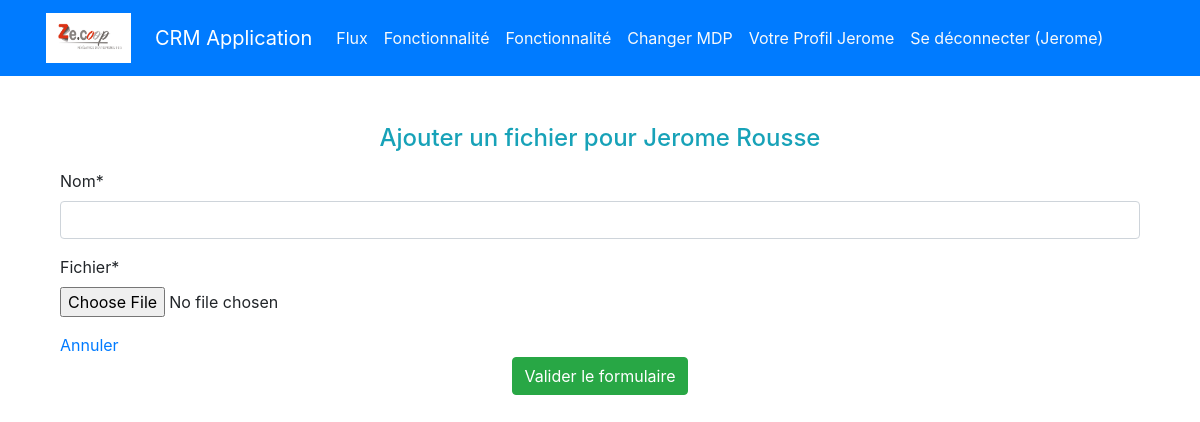
The app's page /home/1/telecharger_fichier/ (signed in) with its own data.
### authentification/models.py (models this page shows)
class User(AbstractUser):
    pass

### appflux/models.py (models this page shows, shortened)
class Entrepreneur(models.Model):
    nom = models.CharField (max_length=30,)
    prenom = models.CharField(max_length=30, verbose_name="prénom")
    matricule = models.CharField(max_length=30, blank=True)
    photo = models.ImageField(default='avatar.jpg', upload_to='entrepreneur_avatars', blank=True,)
    telephone = models.CharField(max_length=15 ,blank=True, verbose_name="téléphone")
    structure = models.CharField(max_length=40, choices=STRUCTURE,)
    email = models.CharField(max_length=150,)
    nationalite = models.CharField(max_length=150, verbose_name="nationalité")
    naissance = models.CharField(max_length=100, verbose_name="pays de naissance",)
    numero = models.CharField( max_length=15 ,verbose_name="numéro de téléphone professionel", blank=True)
    adresse_postal = models.CharField(max_length=200, verbose_name="Code")
    adresse = models.CharField(max_length=200, blank=True, null=True)
    securite_social = models.CharField(max_length=240, blank=True, verbose_name=" Numéro de sécurité social")
    date_naissance = models.DateField(verbose_name="date de naissance")
    ville = models.CharField(max_length=120, verbose_name="lieu de résidence", blank=True )
    fonction = models.CharField(max_length=240, blank=True,)
    date_entree = models.DateField(blank=True, null= True, verbose_name="date d'entrée dans la CAE")
    debut = models.DateField(blank=True, null=True, verbose_name="date du début du contrat")
    motif = models.CharField(max_length=240, blank=True, verbose_name=' Contrat de travail', choices=TRAVAIL)
    activite = models.CharField(max_length=40, blank=True, verbose_name="type de activité", choices=ACTIVITE)
    manager = models.ForeignKey(User, on_delete=models.CASCADE, null=True, blank=True)

### appflux/views.py (the view)
# urls.py: path('home/<int:entrepreneur_id>/telecharger_fichier/', appflux.views.telecharger_fichier, name='telecharger_fichier'),
def telecharger_fichier(request, entrepreneur_id):
    entrepreneur = get_object_or_404(Entrepreneur, pk=entrepreneur_id)
    if request.method == 'POST':
        form = FichierForm(request.POST, request.FILES)
        if form.is_valid():
            fichier = form.save(commit=False)
            fichier.entrepreneur = entrepreneur
            fichier.save()
            return redirect('entrepreneur_detail', entrepreneur_id=entrepreneur.id)
    else:
        form = FichierForm()
    return render(request, 'appflux/telecharger_fichier.html', {'entrepreneur': entrepreneur, 'form': form})

### appflux/forms.py
class FichierForm(forms.ModelForm):
    class Meta:
        model = Fichier
        fields = ['nom', 'fichier']

### appflux/templates/appflux/telecharger_fichier.html (shortened to what this page needs)
{% extends 'base.html' %}
{% block content %}
{% load crispy_forms_tags %}
<h4  class="text-info text-center"> Ajouter un fichier pour {{entrepreneur.prenom}}  {{entrepreneur.nom}} </h4>
<div class="container mt-3">
  <form method="POST" enctype="multipart/form-data" action="" style="height: min-content; ">
      <div class = "col-sm-12">
          {{ form|crispy }}
          <a href = "{% url 'entrepreneur_detail' entrepreneur.id %}" > Annuler</a>
      </div>
      <div class="text-center">
      <input class="btn btn-success text-center" type="submit" value="Valider le formulaire">
      </div>
  </form>
</div>
{% endblock %}

### templates/base.html (shortened to what this page needs)
<!doctype html>
{% load static %}
<html lang="en">
<head>
    <link rel="stylesheet" href="https://cdn.jsdelivr.net/npm/bootstrap@4.3.1/dist/css/bootstrap.min.css"
>
</head>
<body>
<div class="bg-primary">
    <div class="container">
        <div class="row">
            <nav class="col navbar navbar-expand-lg navbar-dark">
                <img class="navbar-brand mr-4" src="{% static 'logo.jpg' %}" width="85" height="60" alt="Logo" accept=".jpg,.jpeg,.png"></br>
                <a class="navbar-brand" href="{% url 'home' %}">CRM Application</a>
                <div id="navbarContent" class="collapse navbar-collapse">
                    <ul class="navbar-nav">
                        {% if user.is_authenticated %}
                        <li class="nav-item ">
                            <a class="nav-link text-light"
                               href="{% url 'home' %}">Flux</a>
                        <li class="nav-item">
                            <a class="nav-link text-light"
                               href="{% url 'home' %}">Fonctionnalité</a>
                        </li>
                        <li class="nav-item">
                            <a class="nav-link text-light"
                               href="{% url 'home' %}">Fonctionnalité</a>
                        </li>
                        <li class="nav-item ">
                            <a class="nav-link text-light"
                               href="{% url 'password_change' %}">Changer
                                MDP</a>
                        </li>
                        <li class="nav-item ">
                            <a class= "nav-link text-light"href="{% url 'profile' %}" title="Update my profile">Votre Profil {{request.user | title}}</a>
                        </li>
                        <li class="nav-item ">
                            <a class="nav-link text-light" href="{% url 'logout' %}">Se
                                déconnecter ({{ request.user }})</a>
                        {% endif %}
                    </ul>
                </div>
            </nav>
        </div>
    </div>
</div>
{% block content %}
{% endblock content %}
</body>
</html>

### records on screen
User: user "Jerome"
Entrepreneur: prenom "Jerome", nom "Rousse"
